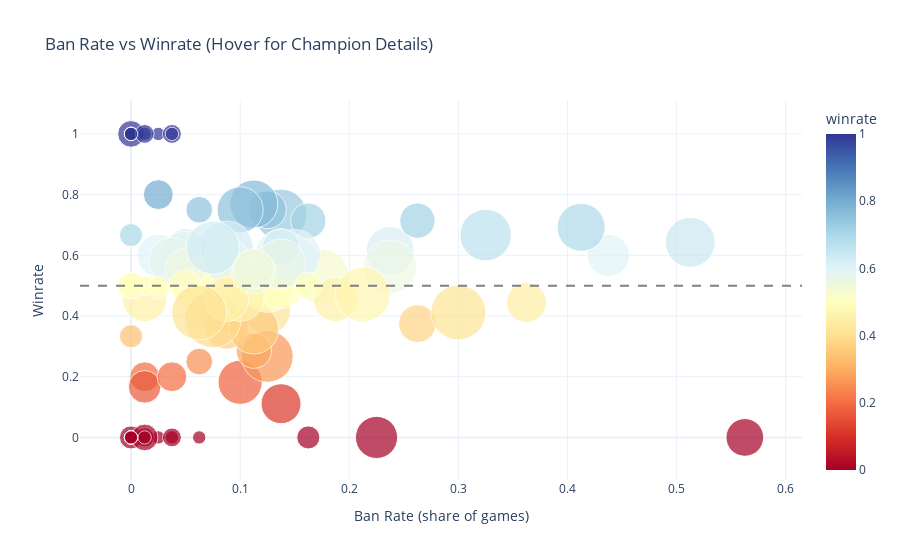

Notebook code cell kept with this figure:
### Code cell
import plotly.express as px

fig = px.scatter(
    champ_meta.reset_index(),
    x="ban_rate",
    y="winrate",
    size="pick_rate",
    color="winrate",
    hover_name="champion",
    hover_data={
        "ban_rate":":.2%",
        "pick_rate":":.2%",
        "ban_count":True,
        "pick_count":True,
        "winrate":":.1%",
    },
    size_max=40,
    color_continuous_scale="RdYlBu",
    title="Ban Rate vs Winrate (Hover for Champion Details)"
)

fig.add_hline(y=0.5, line_dash="dash", line_color="gray")

fig.update_layout(
    xaxis_title="Ban Rate (share of games)",
    yaxis_title="Winrate",
    legend_title="Winrate",
    template="plotly_white"
)

fig.show()

### Figure 1 — Plotly figure (JSON) as saved in the notebook; plotly's stock layout.template omitted (floating-point values rounded to 4 significant figures; data arrays with more than 128 entries replaced by an {"elided": "..."} marker saying what was removed)
{"data": [{"customdata": {"elided": "109x3 float values"}, "hovertemplate": "<b>%{hovertext}</b><br><br>ban_rate=%{x:.2%}<br>winrate=%{marker.color:.1%}<br>pick_rate=%{customdata[0]:.2%}<br>ban_count=%{customdata[1]}<br>pick_count=%{customdata[2]}<extra></extra>", "hovertext": ["Aatrox", "Ahri", "Akali", "Alistar", "Ambessa", "Annie", "Aphelios", "Ashe", "Aurelion Sol", "Aurora", "Azir", "Bard", "Blitzcrank", "Braum", "Caitlyn", "Camille", "Cassiopeia", "Cho'Gath", "Corki", "Dr. Mundo", "Draven", "Elise", "Ezreal", "Fiora", "Galio", "Gangplank", "Garen", "Gnar", "Gragas", "Gwen", "Hwei", "Irelia", "Jarvan IV", "Jax", "Jayce", "Jhin", "Jinx", "K'Sante", "Kai'Sa", "Kalista", "Karma", "Kassadin", "Kennen", "Kha'Zix", "LeBlanc", "Lee Sin", "Leona", "Lillia", "Lucian", "Lulu", "Maokai", "Miss Fortune", "Mordekaiser", "Naafiri", "Nami", "Nautilus", "Neeko", "Nidalee", "Nilah", "Nocturne", "Nunu & Willump", "Olaf", "Orianna", "Ornn", "Pantheon", "Poppy", "Pyke", "Rakan", "Rell", "Renata Glasc", "Renekton", "Rumble", "Ryze", "Sejuani", "Senna", "Seraphine", "Sett", "Shen", "Sion", "Sivir", "Skarner", "Smolder", "Swain", "Sylas", "Syndra", "Tahm Kench", "Taliyah", "Thresh", "Tristana", "Trundle", "Twisted Fate", "Urgot", "Varus", "Veigar", "Vi", "Viego", "Viktor", "Warwick", "Wukong", "Xayah", "Xin Zhao", "Yasuo", "Yone", "Yorick", "Zed", "Zeri", "Ziggs", "Zilean", "Zyra"], "legendgroup": "", "marker": {"color": [0.4545, 0.1818, 0.4, 0.5294, 0.4167, 0.7333, 1.0, 1.0, 0.0, 0.4375, 0.6, 0.75, 0.75, 0.7692, 0.625, 0.5, 0.0, 0.0, 0.5, 0.0, 0.0, 1.0, 0.2667, 0.0, 0.5, 0.5, 1.0, 0.2, 0.625, 0.4444, 0.5, 1.0, 0.6, 0.4545, 0.7143, 0.5882, 0.8, 0.5833, 0.5833, 0.0, 0.5, 0.0, 0.0, 0.0, 1.0, 0.2857, 0.3636, 0.6667, 0.6154, 0.0, 0.375, 0.4545, 0.0, 0.1667, 0.5, 0.3571, 0.5, 1.0, 1.0, 0.7143, 0.0, 0.0, 0.75, 0.5556, 0.6923, 0.5625, 0.5, 0.6, 0.3889, 0.1111, 0.5, 0.4706, 0.625, 0.5, 0.5833, 0.6667, 1.0, 0.5, 0.6, 0.2, 0.4615, 0.5, 1.0, 0.625, 1.0, 0.5, 0.6667, 0.3333, 0.0, 0.5714, 0.0, 0.0, 0.6429, 1.0, 0.4118, 0.5, 0.4545, 0.0, 0.625, 0.5455, 0.4118, 0.0, 0.5, 0.5556, 0.0, 1.0, 0.25, 0.0, 0.0], "coloraxis": "coloraxis", "size": [0.1375, 0.1375, 0.0625, 0.2125, 0.15, 0.1875, 0.0125, 0.05, 0.0125, 0.2, 0.125, 0.1, 0.05, 0.1625, 0.1, 0.025, 0.0375, 0.0375, 0.2, 0.0125, 0.0125, 0.0125, 0.1875, 0.0125, 0.15, 0.025, 0.0125, 0.0625, 0.1, 0.1125, 0.05, 0.0125, 0.125, 0.1375, 0.0875, 0.2125, 0.0625, 0.15, 0.15, 0.125, 0.125, 0.0125, 0.0, 0.0125, 0.0125, 0.0875, 0.1375, 0.0375, 0.1625, 0.0, 0.1, 0.1375, 0.0125, 0.075, 0.025, 0.175, 0.2, 0.025, 0.0125, 0.0875, 0.0125, 0.025, 0.15, 0.1125, 0.1625, 0.2, 0.025, 0.1875, 0.225, 0.1125, 0.15, 0.2125, 0.2, 0.075, 0.15, 0.0375, 0.0125, 0.05, 0.1875, 0.0625, 0.1625, 0.025, 0.0125, 0.1, 0.025, 0.075, 0.1875, 0.0375, 0.05, 0.175, 0.1, 0.0125, 0.175, 0.0125, 0.2125, 0.05, 0.1375, 0.0125, 0.2, 0.1375, 0.2125, 0.0125, 0.05, 0.1125, 0.025, 0.0125, 0.05, 0.0125, 0.0125], "sizemode": "area", "sizeref": 0.0001406, "symbol": "circle"}, "mode": "markers", "name": "", "orientation": "v", "showlegend": false, "type": "scatter", "x": [0.0125, 0.1, 0.075, 0.175, 0.125, 0.1375, 0.0, 0.0, 0.0, 0.0875, 0.4375, 0.125, 0.0625, 0.1125, 0.1375, 0.05, 0.1625, 0.0, 0.0625, 0.025, 0.0625, 0.025, 0.125, 0.0, 0.125, 0.0, 0.0, 0.0125, 0.05, 0.3625, 0.025, 0.0, 0.025, 0.1125, 0.1625, 0.05, 0.025, 0.0375, 0.15, 0.225, 0.075, 0.0, 0.0125, 0.0, 0.0125, 0.1125, 0.0875, 0.0, 0.2375, 0.0375, 0.2625, 0.1875, 0.0, 0.0125, 0.0125, 0.1125, 0.125, 0.0375, 0.0, 0.2625, 0.0, 0.0125, 0.1, 0.05, 0.4125, 0.2375, 0.0125, 0.1375, 0.075, 0.1375, 0.1375, 0.2125, 0.0875, 0.0875, 0.0875, 0.0, 0.0, 0.0, 0.15, 0.0375, 0.1, 0.025, 0.0, 0.1375, 0.0125, 0.05, 0.325, 0.0, 0.0125, 0.1375, 0.5625, 0.0, 0.5125, 0.0, 0.3, 0.0, 0.0875, 0.0125, 0.075, 0.1125, 0.0625, 0.0375, 0.1625, 0.1125, 0.0375, 0.0375, 0.0625, 0.0, 0.0], "xaxis": "x", "y": [0.4545, 0.1818, 0.4, 0.5294, 0.4167, 0.7333, 1.0, 1.0, 0.0, 0.4375, 0.6, 0.75, 0.75, 0.7692, 0.625, 0.5, 0.0, 0.0, 0.5, 0.0, 0.0, 1.0, 0.2667, 0.0, 0.5, 0.5, 1.0, 0.2, 0.625, 0.4444, 0.5, 1.0, 0.6, 0.4545, 0.7143, 0.5882, 0.8, 0.5833, 0.5833, 0.0, 0.5, 0.0, 0.0, 0.0, 1.0, 0.2857, 0.3636, 0.6667, 0.6154, 0.0, 0.375, 0.4545, 0.0, 0.1667, 0.5, 0.3571, 0.5, 1.0, 1.0, 0.7143, 0.0, 0.0, 0.75, 0.5556, 0.6923, 0.5625, 0.5, 0.6, 0.3889, 0.1111, 0.5, 0.4706, 0.625, 0.5, 0.5833, 0.6667, 1.0, 0.5, 0.6, 0.2, 0.4615, 0.5, 1.0, 0.625, 1.0, 0.5, 0.6667, 0.3333, 0.0, 0.5714, 0.0, 0.0, 0.6429, 1.0, 0.4118, 0.5, 0.4545, 0.0, 0.625, 0.5455, 0.4118, 0.0, 0.5, 0.5556, 0.0, 1.0, 0.25, 0.0, 0.0], "yaxis": "y"}], "layout": {"coloraxis": {"colorbar": {"title": {"text": "winrate"}}, "colorscale": [[0, "rgb(165,0,38)"], [0.1, "rgb(215,48,39)"], [0.2, "rgb(244,109,67)"], [0.3, "rgb(253,174,97)"], [0.4, "rgb(254,224,144)"], [0.5, "rgb(255,255,191)"], [0.6, "rgb(224,243,248)"], [0.7, "rgb(171,217,233)"], [0.8, "rgb(116,173,209)"], [0.9, "rgb(69,117,180)"], [1, "rgb(49,54,149)"]]}, "legend": {"itemsizing": "constant", "title": {"text": "Winrate"}, "tracegroupgap": 0}, "shapes": [{"line": {"color": "gray", "dash": "dash"}, "type": "line", "x0": 0, "x1": 1, "xref": "x domain", "y0": 0.5, "y1": 0.5, "yref": "y"}], "title": {"text": "Ban Rate vs Winrate (Hover for Champion Details)"}, "xaxis": {"anchor": "y", "domain": [0, 1], "title": {"text": "Ban Rate (share of games)"}}, "yaxis": {"anchor": "x", "domain": [0, 1], "title": {"text": "Winrate"}}}}
